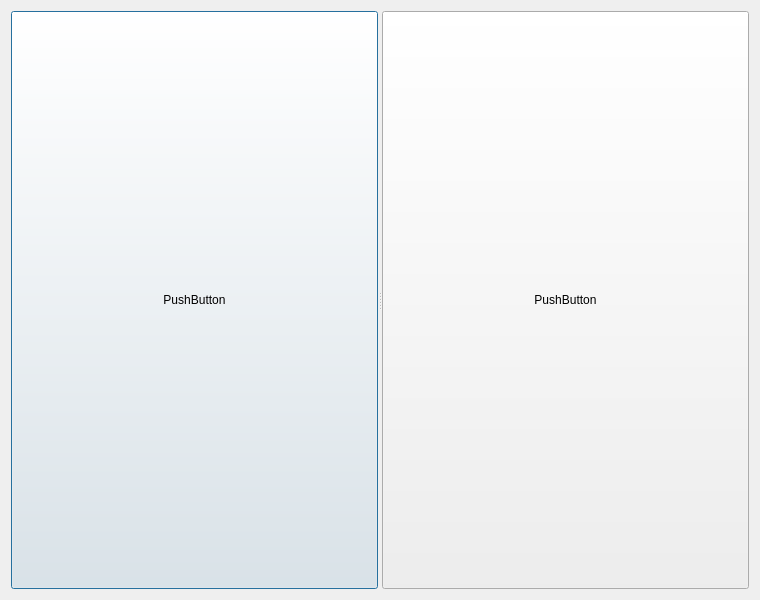
<?xml version="1.0" encoding="UTF-8"?>
<ui version="4.0">
 <class>Dialog</class>
 <widget class="QDialog" name="Dialog">
  <property name="geometry">
   <rect>
    <x>0</x>
    <y>0</y>
    <width>760</width>
    <height>600</height>
   </rect>
  </property>
  <property name="windowTitle">
   <string>Dialog</string>
  </property>
  <layout class="QHBoxLayout" name="horizontalLayout">
   <item>
    <widget class="QSplitter" name="splitter">
     <property name="orientation">
      <enum>Qt::Horizontal</enum>
     </property>
     <widget class="QPushButton" name="pushButton">
      <property name="text">
       <string>PushButton</string>
      </property>
     </widget>
     <widget class="QPushButton" name="pushButton_2">
      <property name="text">
       <string>PushButton</string>
      </property>
     </widget>
    </widget>
   </item>
  </layout>
 </widget>
 <resources/>
 <connections/>
</ui>
